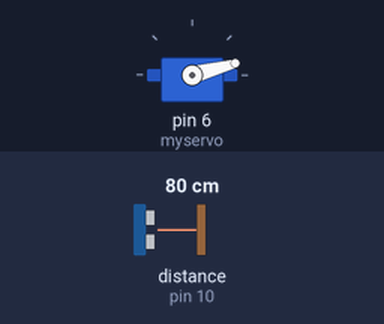
A sketch run on a simulated Arduino Uno, built with avr-gcc and run on an emulated ATmega328P. On the bench: servo. Wiring (inferred from the names in the program): ultrasonic range finder: trigger pin 9; echo pin 10. Inputs (shaded band) come from the test bench; at power-on: distance to the obstacle (sensor on pin 10) 80 cm. The echo pulse lasts 58.3 µs per cm; what the sketch prints to the serial monitor is not drawn.

Above: at 0.01 s.
1.3 s: distance to the obstacle (sensor on pin 10) set to 2 cm
At 2.2 s:
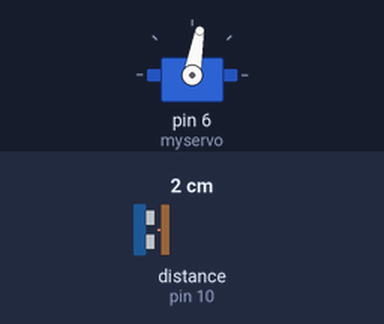
4.3 s: distance to the obstacle (sensor on pin 10) set to 299 cm
At 5.17 s:
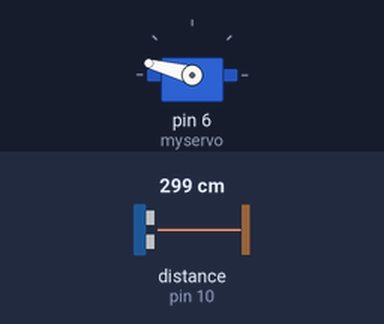
7.3 s: distance to the obstacle (sensor on pin 10) set to 4 cm
At 7.9 s:
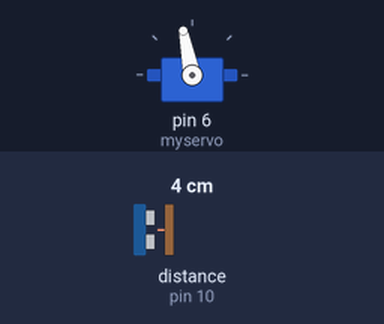
10.3 s: distance to the obstacle (sensor on pin 10) set to 18 cm
Timing chart, 0 to 14.3 s (numbered marks = the images above; inputs shaded):
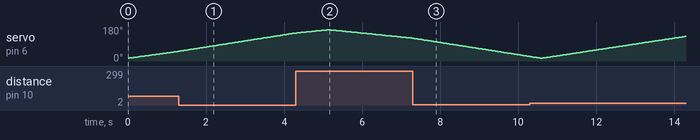

The sketch:

Ultrasonic_Sensor_Servo_Test_System.ino
```cpp
#include <Servo.h>

Servo myservo;

int trig=9;
int echo=10;

void setup(){

Serial.begin(9600);

pinMode(trig,OUTPUT);
pinMode(echo,INPUT);

myservo.attach(6);

}

void loop(){

for(int angle=15;angle<=165;angle++){

myservo.write(angle);

delay(30);

int distance=calculateDistance();

Serial.print(angle);
Serial.print(",");
Serial.print(distance);
Serial.print(".");

}

for(int angle=165;angle>=15;angle--){

myservo.write(angle);

delay(30);

int distance=calculateDistance();

Serial.print(angle);
Serial.print(",");
Serial.print(distance);
Serial.print(".");

}

}

int calculateDistance(){

digitalWrite(trig,LOW);
delayMicroseconds(2);

digitalWrite(trig,HIGH);
delayMicroseconds(10);

digitalWrite(trig,LOW);

long duration=pulseIn(echo,HIGH);

int distance=duration*0.034/2;

return distance;

}
```
